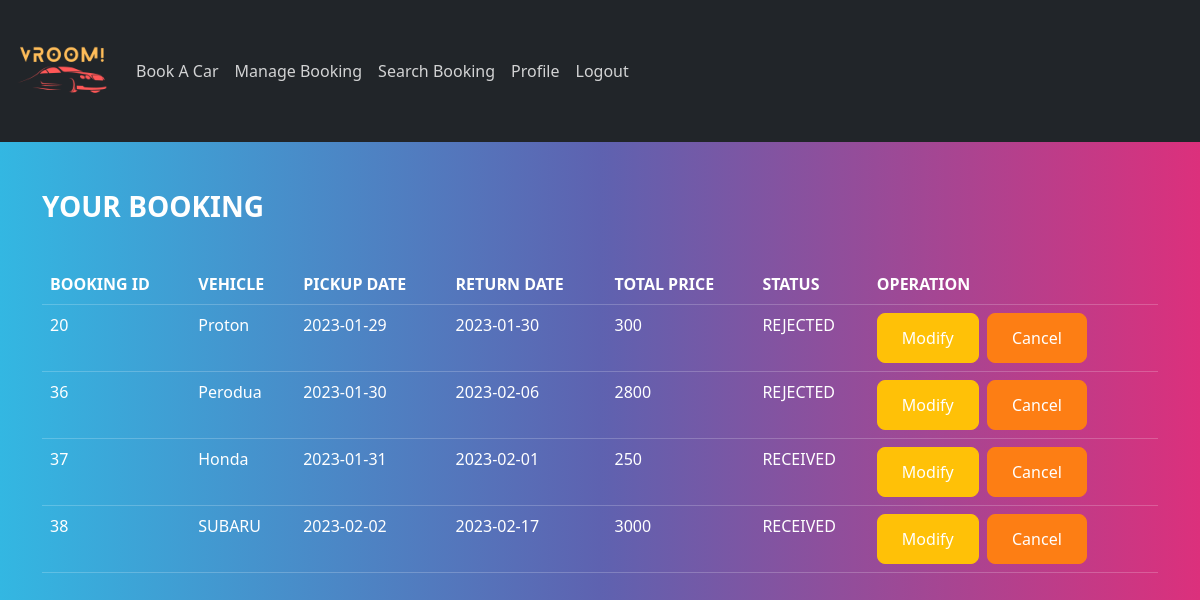
/customermanage.php (signed in), run on the app's committed database.
### tables this page shows
CREATE TABLE `tb_booking` (
  `b_id` int(11) NOT NULL,
  `b_customer` varchar(15) NOT NULL,
  `b_vehicle` varchar(10) NOT NULL,
  `b_pickupdate` date NOT NULL,
  `b_returndate` date NOT NULL,
  `b_totalprice` int(11) NOT NULL,
  `b_email` varchar(20) NOT NULL,
  `b_status` int(5) NOT NULL
);

CREATE TABLE `tb_vehicle` (
  `v_reg` varchar(10) NOT NULL,
  `v_type` text NOT NULL,
  `v_model` varchar(10) NOT NULL,
  `v_year` int(4) DEFAULT NULL,
  `v_price` int(255) NOT NULL,
  `v_pic` varchar(500) NOT NULL
);

CREATE TABLE `tb_status` (
  `s_id` int(5) NOT NULL,
  `s_desc` varchar(20) NOT NULL
);

### customermanage.php (the view, shortened to what this page needs)
<?php
include ('dbconnect.php');
include 'headercust.php';
$uid = $_SESSION['uid'];
$sql = "SELECT * FROM tb_booking
        LEFT JOIN tb_vehicle ON tb_booking.b_vehicle = tb_vehicle.v_reg
        LEFT JOIN tb_status on tb_booking.b_status = tb_status.s_id
        WHERE b_customer = '$uid'";
$result = mysqli_query($con,$sql);
?>
<div class="container">
	<br><br>
<h3>YOUR BOOKING</h3>
	<br>
	<table class="table table-hover">
  <thead>
    <tr>
      <th scope="col">BOOKING ID</th>
      <th scope="col">VEHICLE</th>
      <th scope="col">PICKUP DATE</th>
      <th scope="col">RETURN DATE</th>
      <th scope="col">TOTAL PRICE</th>
      <th scope="col">STATUS</th>
      <th scope="col">OPERATION</th>
    </tr>
  </thead>
  <tbody>
  	<?php
  	     while($row = mysqli_fetch_array($result))
  	     {
  	     	echo '<tr>';
  	     	echo "<td>".$row['b_id']."</td>";
  	     	echo "<td>".$row['v_model']."</td>";
  	     	echo "<td>".$row['b_pickupdate']."</td>";
  	     	echo "<td>".$row['b_returndate']."</td>";
  	     	echo "<td>".$row['b_totalprice']."</td>";
  	     	echo "<td>".$row['s_desc']."</td>";
  	     	echo "<td>";
  	     	     echo"<a href='customermodify.php?id=".$row['b_id']."' class='btn btn-warning'> Modify </a>";
  	     	     echo"<a href='customercancel.php?id=".$row['b_id']."' class='btn btn-danger'> Cancel </a>";
  	     	echo "</td>";
   	     	echo '</tr>';
  	     }
  	?>
  </tbody>
</table>
</div>

### data on the page
tb_booking: b_id "20", b_vehicle.v_model "Proton", b_pickupdate "2023-01-29", b_returndate "2023-01-30", b_totalprice "300", b_status.s_desc "REJECTED"
tb_booking: b_id "36", b_vehicle.v_model "Perodua", b_pickupdate "2023-01-30", b_returndate "2023-02-06", b_totalprice "2800", b_status.s_desc "REJECTED"
tb_booking: b_id "37", b_vehicle.v_model "Honda", b_pickupdate "2023-01-31", b_returndate "2023-02-01", b_totalprice "250", b_status.s_desc "RECEIVED"
tb_booking: b_id "38", b_vehicle.v_model "SUBARU", b_pickupdate "2023-02-02", b_returndate "2023-02-17", b_totalprice "3000", b_status.s_desc "RECEIVED"
